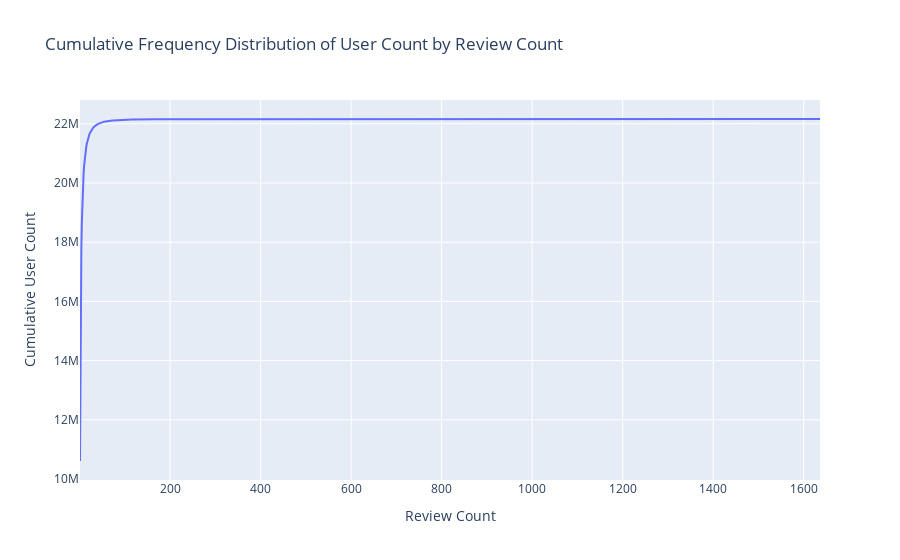

Notebook source saved alongside this figure:
### Code cell
df_counts_customers_by_reviews["cumulative_user_count"] = (
    df_counts_customers_by_reviews["user_count"].cumsum()
)

# Creating the cumulative frequency distribution plot
fig = px.line(
    df_counts_customers_by_reviews,
    x="review_count",
    y="cumulative_user_count",
    title="Cumulative Frequency Distribution of User Count by Review Count",
    labels={
        "review_count": "Review Count",
        "cumulative_user_count": "Cumulative User Count",
    },
    range_x=[2, 50],
)

# Display the cumulative frequency distribution plot
fig.show()

### Figure 1 — Plotly figure (JSON) as saved in the notebook; plotly's stock layout.template omitted (floating-point values rounded to 4 significant figures; data arrays with more than 128 entries replaced by an {"elided": "..."} marker saying what was removed)
{"data": [{"hovertemplate": "Review Count=%{x}<br>Cumulative User Count=%{y}<extra></extra>", "legendgroup": "", "line": {"color": "#636efa", "dash": "solid"}, "marker": {"symbol": "circle"}, "mode": "lines", "name": "", "orientation": "v", "showlegend": false, "type": "scatter", "x": {"elided": "598 int values"}, "xaxis": "x", "y": {"elided": "598 int values"}, "yaxis": "y"}], "layout": {"legend": {"tracegroupgap": 0}, "title": {"text": "Cumulative Frequency Distribution of User Count by Review Count"}, "xaxis": {"anchor": "y", "domain": [0, 1], "title": {"text": "Review Count"}}, "yaxis": {"anchor": "x", "domain": [0, 1], "title": {"text": "Cumulative User Count"}}}}
